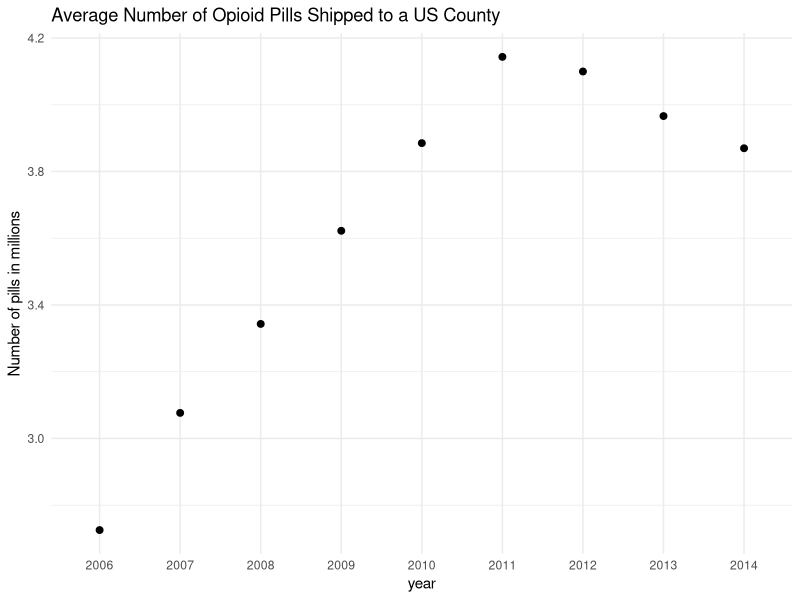

Source code (R):
library(dplyr)
library(tidyr)
library(tibble)
library(magrittr)
library(ggplot2)

# import data
annualDosage <- read.csv("county_annual.csv"); annualDosage <- as_tibble(annualDosage);
county_pop <- read.csv("county_pop_arcos.csv"); county_pop <- as_tibble(county_pop);
land <- read.csv("land_area.csv"); land <- as_tibble(land)

# select land area from 2010
land_area <- 
  land %>% 
  select(Areaname, STCOU, LND110210D)

# fill in fips code for Montgomery, AR
annualDosage %<>% 
  mutate(countyfips = case_when(BUYER_STATE == "AR" & 
                                BUYER_COUNTY == "MONTGOMERY" ~ 05097,
                                TRUE ~ countyfips))

# remove American terrirories with no fips code
annualDosage %<>% 
  filter(!is.na(countyfips))

# join population with land area
land_area %<>%
  rename(countyfips = STCOU) # match column name
county_info <- 
  left_join(x = county_pop, y = land_area, by = "countyfips")

# join county info with drug data
annualDosage %<>%
  mutate(countyfips = as.factor(countyfips),
         year = as.factor(year))
county_info %<>%
  mutate(countyfips = as.factor(countyfips),
         year = as.factor(year))
Annual <- 
  left_join(annualDosage, county_info, by = c("BUYER_COUNTY",
                                              "BUYER_STATE",
                                              "year",
                                              "countyfips"))

# remove NA
Annual %<>% 
  filter(!is.na(STATE))

# add column pills in millions
Annual %<>% 
  mutate(Pills_in_millions = DOSAGE_UNIT/1000000)

# plot mean pills per county per year
raw_average <- 
  Annual %>%
  ggplot(aes(x = year, y = Pills_in_millions, group = 1)) +
  stat_summary(fun = mean, geom = "point", size = 2) +
  labs(title = "Average Number of Opioid Pills Shipped to a US County",
       y = "Number of pills in millions") +
  theme_minimal()

raw_average

# save the data to be loaded in python
data <- as.data.frame(Annual)
saveRDS(data, "data.rds")
